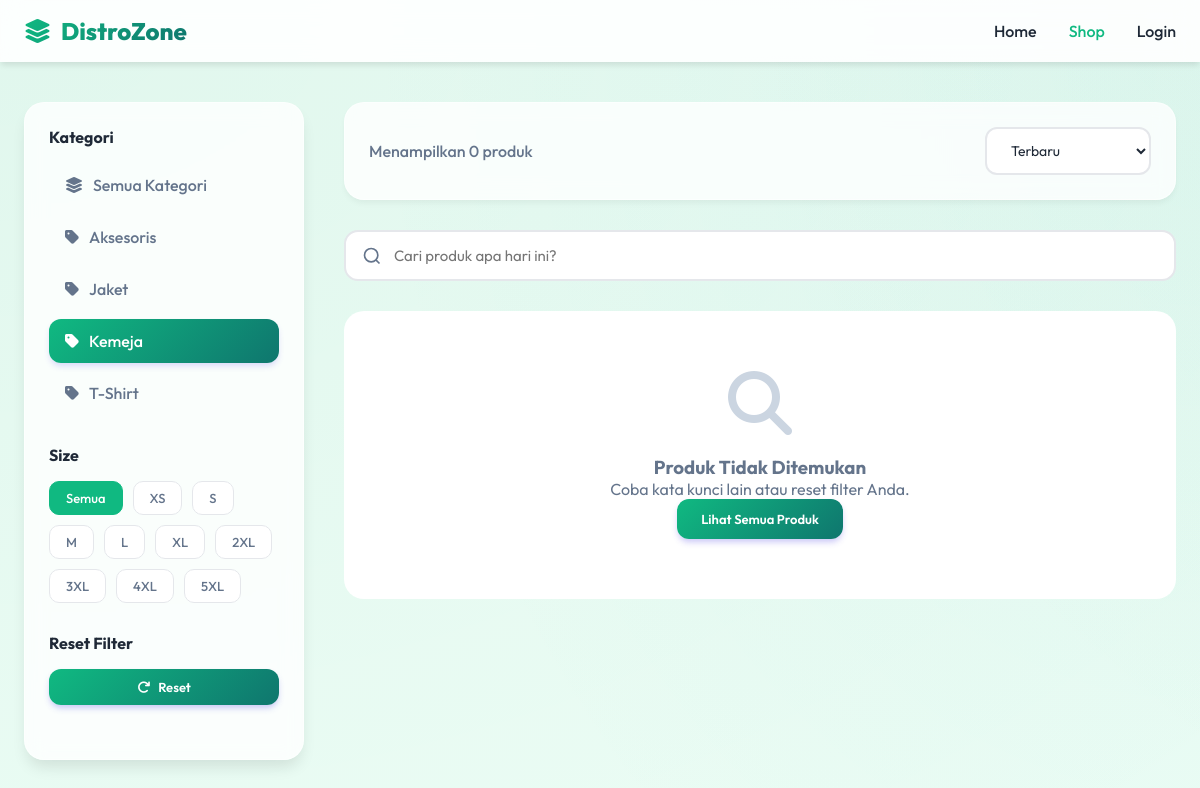
Before: /customer/shop.php?kategori=2 with the older database file.
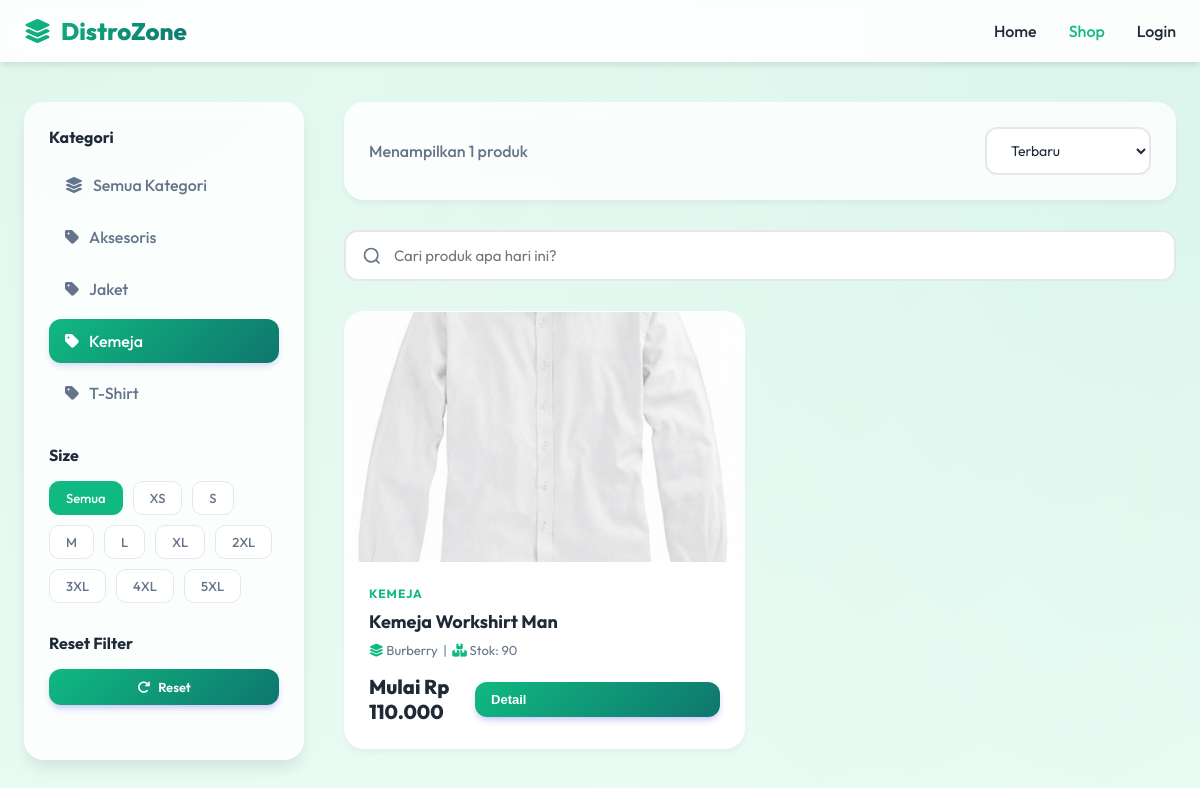
After: the same page with the newer database file.
### tables this page shows
CREATE TABLE `kategori` (
  `id` int(11) NOT NULL,
  `nama_kategori` varchar(50) NOT NULL,
  `slug` varchar(50) NOT NULL
);

CREATE TABLE `kaos_master` (
  `id` int(11) NOT NULL,
  `nama_kaos` varchar(100) NOT NULL,
  `merek` varchar(50) DEFAULT NULL,
  `kategori_id` int(11) DEFAULT NULL,
  `type_kaos` enum('Lengan Panjang','Lengan Pendek') DEFAULT 'Lengan Pendek',
  `deskripsi` text DEFAULT NULL,
  `foto_utama` varchar(255) DEFAULT NULL,
  `created_at` timestamp NOT NULL DEFAULT current_timestamp(),
  `updated_at` timestamp NOT NULL DEFAULT current_timestamp() ON UPDATE current_timestamp()
);

### customer/shop.php (the view, shortened to what this page needs)
<?php
function format_rupiah($angka) {
    return 'Rp ' . number_format($angka, 0, ',', '.');
}
try {
    $db = new Database();
    $conn = $db->getConnection();
} catch(Exception $e) {
    die("Koneksi database gagal: " . $e->getMessage());
}
$search = isset($_GET['search']) ? clean_input($_GET['search']) : '';
$kategori = isset($_GET['kategori']) ? intval($_GET['kategori']) : 0;
$size = isset($_GET['size']) ? clean_input($_GET['size']) : '';
$sort = isset($_GET['sort']) ? clean_input($_GET['sort']) : 'terbaru';
$query = "SELECT k.*, kat.nama_kategori, MIN(v.harga) as harga, SUM(v.stok) as total_stok
          FROM kaos_master k
          LEFT JOIN kategori kat ON k.kategori_id = kat.id
          JOIN kaos_varian v ON k.id = v.kaos_master_id
          WHERE 1=1";
$params = [];
if ($kategori > 0) {
    $query .= " AND k.kategori_id = :kategori";
    $params[':kategori'] = $kategori;
}
$query .= " GROUP BY k.id HAVING total_stok > 0";
switch($sort) {
    default:
        $query .= " ORDER BY k.created_at DESC";
}
try {
    $stmt = $conn->prepare($query);
    $stmt->execute($params);
    $products = $stmt->fetchAll(PDO::FETCH_ASSOC);
} catch(PDOException $e) {
    $products = [];
}
try {
    $stmt_kat = $conn->query("SELECT * FROM kategori ORDER BY nama_kategori");
    $categories = $stmt_kat->fetchAll(PDO::FETCH_ASSOC);
} catch(PDOException $e) {
    $categories = [];
}
$cart_count = 0;
?>
<!DOCTYPE html>
<html lang="id">
<head>
    <link rel="stylesheet" href="https://cdnjs.cloudflare.com/ajax/libs/font-awesome/6.4.0/css/all.min.css">
</head>
<body>
    <nav class="navbar">
        <div class="navbar-content">
            <a href="index.php" class="logo" style="display: flex; align-items: center; gap: 10px;">
                <i class="fas fa-layer-group"></i>
                DistroZone
            </a>
            <div class="nav-links">
                <a href="index.php">Home</a>
                <a href="shop.php" class="active">Shop</a>
                <?php if(isset($_SESSION['user_id'])): ?>
                    <a href="cart.php" class="cart-icon">
                        <i class="fas fa-shopping-bag"></i>
                        <?php if($cart_count > 0): ?>
                            <span class="cart-badge"><?php echo $cart_count; ?></span>
                        <?php endif; ?>
                    </a>
                    <a href="orders.php" title="Pesanan Saya"><i class="fas fa-box"></i></a>
                    <a href="settings.php" title="Pengaturan"><i class="fas fa-cog"></i></a>
                    <a href="../auth/logout.php" class="btn">Logout</a>
                <?php else: ?>
                    <a href="../auth/login.php" class="btn">Login</a>
                <?php endif; ?>
            </div>
        </div>
    </nav>
    <div class="container">
        <div class="shop-layout">
            <aside class="filters-sidebar">
                <div class="filter-section">
                    <h3 class="filter-title">Kategori</h3>
                    <a href="shop.php" class="filter-option <?php echo $kategori == 0 ? 'active' : ''; ?>">
                        <i class="fas fa-layer-group"></i> Semua Kategori
                    </a>
                    <?php foreach($categories as $kat): ?>
                        <a href="?kategori=<?php echo $kat['id']; ?><?php echo !empty($size) ? '&size='.$size : ''; ?><?php echo !empty($search) ? '&search='.urlencode($search) : ''; ?>"
                           class="filter-option <?php echo $kategori == $kat['id'] ? 'active' : ''; ?>">
                            <i class="fas fa-tag"></i> <?php echo htmlspecialchars($kat['nama_kategori']); ?>
                        </a>
                    <?php endforeach; ?>
                </div>
                <div class="filter-section">
                    <h3 class="filter-title">Size</h3>
                    <div class="filter-buttons">
                        <a href="shop.php<?php echo $kategori > 0 ? '?kategori='.$kategori : ''; ?><?php echo !empty($search) ? (($kategori > 0 ? '&' : '?').'search='.urlencode($search)) : ''; ?>"
                           class="filter-btn <?php echo empty($size) ? 'active' : ''; ?>">
                            Semua
                        </a>
                        <?php
                        $sizes = ['XS', 'S', 'M', 'L', 'XL', '2XL', '3XL', '4XL', '5XL'];
                        foreach($sizes as $s): ?>
                            <a href="?size=<?php echo $s; ?><?php echo $kategori > 0 ? '&kategori='.$kategori : ''; ?><?php echo !empty($search) ? '&search='.urlencode($search) : ''; ?>"
                               class="filter-btn <?php echo $size == $s ? 'active' : ''; ?>">
                                <?php echo $s; ?>
                            </a>
                        <?php endforeach; ?>
                    </div>
                </div>
                <div class="filter-section">
                    <h3 class="filter-title">Reset Filter</h3>
                    <a href="shop.php" class="btn-add-cart" style="justify-content: center; text-decoration: none;">
                        <i class="fas fa-redo"></i> Reset
                    </a>
                </div>
            </aside>
            <div class="products-area">
                <div class="shop-header">
                    <div class="results-count" style="color: #64748B; font-weight: 500;">
                        Menampilkan <?php echo count($products); ?> produk
                    </div>
                    <form method="GET" style="display: flex; gap: 12px; align-items: center; flex: 1; justify-content: flex-end;">
                        <select name="sort" class="sort-select" onchange="this.form.submit()">
                            <option value="terbaru" <?php echo $sort == 'terbaru' ? 'selected' : ''; ?>>Terbaru</option>
                        </select>
                    </form>
                </div>
                <form method="GET" style="margin-bottom: 30px;">
                    <input type="text" name="search" class="search-bar"
                           placeholder="Cari produk apa hari ini?"
                           value="<?php echo htmlspecialchars($search); ?>">
                </form>
                <?php if(empty($products)): ?>
                    <div class="empty-state">
                        <i class="fas fa-search" style="font-size: 64px; color: #CBD5E1; margin-bottom: 20px;"></i>
                        <h3>Produk Tidak Ditemukan</h3>
                        <p>Coba kata kunci lain atau reset filter Anda.</p>
                        <a href="shop.php" class="btn-add-cart" style="display: inline-block; text-decoration: none; padding: 12px 24px;">Lihat Semua Produk</a>
                    </div>
                <?php else: ?>
                    <div class="products-grid">
                        <?php foreach($products as $product): ?>
                        <div class="product-card">
                            <div class="product-image" style="background-image: url('../<?php echo !empty($product['foto_utama']) ? htmlspecialchars($product['foto_utama']) : 'assets/img/no-image.jpg'; ?>');">
                            </div>
                            <div class="product-info">
                                <div class="product-category"><?php echo htmlspecialchars($product['nama_kategori']); ?></div>
                                <div class="product-name"><?php echo htmlspecialchars($product['nama_kaos']); ?></div>
                                <div class="product-meta">
                                    <i class="fas fa-layer-group" style="color: var(--primary);"></i> <?php echo htmlspecialchars($product['merek']); ?>
                                    &nbsp;|&nbsp;
                                    <i class="fas fa-boxes" style="color: var(--primary);"></i> Stok: <?php echo htmlspecialchars($product['total_stok']); ?>
                                </div>
                                <div class="product-footer">
                                    <div class="product-price">Mulai <?php echo format_rupiah($product['harga']); ?></div>
                                    <button onclick='openQuickView(<?php echo json_encode($product); ?>)' class="btn-add-cart" style="text-decoration: none; border: none; cursor: pointer; width: 100%;">
                                        Detail
                                    </button>
                                </div>
                            </div>
                        </div>
                        <?php endforeach; ?>
                    </div>
                <?php endif; ?>
            </div>
        </div>
    </div>
</body>
</html>

Changed rows visible on the page:
now on this page (row edited): kaos_master: foto_utama (picture), kategori.nama_kategori "KEMEJA", nama_kaos "Kemeja Workshirt Man", merek "Burberry", total_stok "90", harga "Rp 110.000"
Other visible differences:
count($products): "0" → "1"
text no longer shown: "Produk Tidak Ditemukan Coba kata kunci lain atau reset filter Anda. Lihat Semua Produk"
